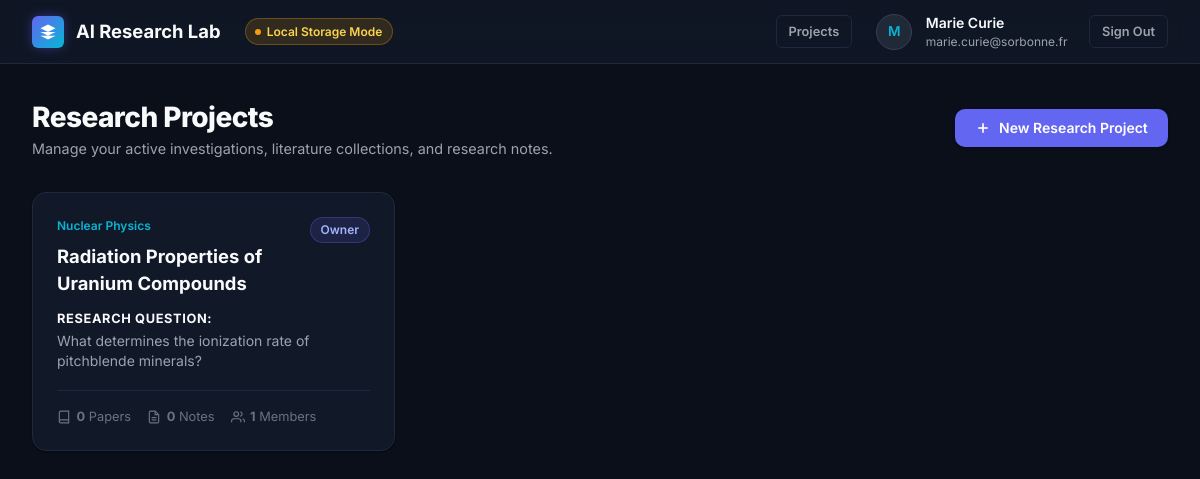
Page /dashboard (signed in) on the committed database.
### tables this page shows
CREATE TABLE project_members (
        id TEXT PRIMARY KEY,
        project_id TEXT NOT NULL,
        user_id TEXT NOT NULL,
        role TEXT NOT NULL CHECK (role IN ('owner', 'researcher', 'viewer')),
        joined_at TEXT NOT NULL,
        UNIQUE(project_id, user_id),
        FOREIGN KEY (project_id) REFERENCES projects(id) ON DELETE CASCADE,
        FOREIGN KEY (user_id) REFERENCES profiles(id) ON DELETE CASCADE
    );

CREATE TABLE projects (
        id TEXT PRIMARY KEY,
        title TEXT NOT NULL,
        research_question TEXT,
        domain TEXT,
        description TEXT,
        created_by TEXT NOT NULL,
        created_at TEXT NOT NULL,
        updated_at TEXT NOT NULL,
        FOREIGN KEY (created_by) REFERENCES profiles(id) ON DELETE CASCADE
    );

### app.py (the view)
@app.route("/dashboard")
@login_required
def dashboard():
    user = session["user"]
    projects = db.get_user_projects(user["id"])
    return render_template("dashboard.html", projects=projects)

### app.py (called while the page is built)
def login_required(f):
    @wraps(f)
    def decorated_function(*args, **kwargs):
        if "user" not in session or not session["user"].get("id"):
            flash("Please sign in to access your research workspace.", "info")
            return redirect(url_for("login", next=request.url))
        return f(*args, **kwargs)
    return decorated_function

@app.context_processor
def inject_global_context():
    return {
        "current_user": session.get("user"),
        "is_supabase_live": db.IS_SUPABASE_CONFIGURED,
        "app_env": os.getenv("APP_ENV", "development")
    }

### templates/dashboard.html (shortened to what this page needs)
{% extends "base.html" %}
{% block content %}
<div style="display: flex; align-items: center; justify-content: space-between; margin-bottom: 2rem;">
  <div>
    <h1 style="font-size: 1.75rem; font-weight: 800; letter-spacing: -0.02em;">Research Projects</h1>
    <p style="color: var(--text-secondary); font-size: 0.9rem;">
      Manage your active investigations, literature collections, and research notes.
    </p>
  </div>
  <button class="btn btn-primary" onclick="openModal('modal-new-project')" id="btn-new-project">
    <svg width="16" height="16" viewBox="0 0 24 24" fill="none" stroke="currentColor" stroke-width="2.5">
      <line x1="12" y1="5" x2="12" y2="19"></line>
      <line x1="5" y1="12" x2="19" y2="12"></line>
    </svg>
    New Research Project
  </button>
</div>
{% if projects %}
  <div class="grid-projects">
    {% for proj in projects %}
      <a href="{{ url_for('project_view', project_id=proj.id) }}" class="card card-hover project-card" id="project-card-{{ proj.id }}">
        <div class="project-card-header">
          <div>
            {% if proj.domain %}
              <div class="project-card-domain">{{ proj.domain }}</div>
            {% endif %}
            <h2 class="project-card-title">{{ proj.title }}</h2>
          </div>
          <span class="badge badge-{{ proj.role }}">{{ proj.role }}</span>
        </div>
        {% if proj.research_question %}
          <div class="project-card-rq">
            <strong style="color: var(--text-primary); font-size: 0.8rem; text-transform: uppercase; letter-spacing: 0.05em; display: block; margin-bottom: 0.2rem;">Research Question:</strong>
            {{ proj.research_question | truncate(110) }}
          </div>
        {% elif proj.description %}
          <div class="project-card-rq">
            {{ proj.description | truncate(110) }}
          </div>
        {% else %}
          <div class="project-card-rq" style="color: var(--text-muted); font-style: italic;">
            No research question set.
          </div>
        {% endif %}
        <div class="project-metrics">
          <div class="metric-item" title="Saved Literature">
            <svg viewBox="0 0 24 24" fill="none" stroke="currentColor" stroke-width="2">
              <path d="M4 19.5A2.5 2.5 0 0 1 6.5 17H20"/>
              <path d="M6.5 2H20v20H6.5A2.5 2.5 0 0 1 4 19.5v-15A2.5 2.5 0 0 1 6.5 2z"/>
            </svg>
            <span><strong>{{ proj.papers_count }}</strong> Papers</span>
          </div>
          <div class="metric-item" title="Research Notes">
            <svg viewBox="0 0 24 24" fill="none" stroke="currentColor" stroke-width="2">
              <path d="M14 2H6a2 2 0 0 0-2 2v16a2 2 0 0 0 2 2h12a2 2 0 0 0 2-2V8z"/>
              <polyline points="14 2 14 8 20 8"/>
              <line x1="16" y1="13" x2="8" y2="13"/>
              <line x1="16" y1="17" x2="8" y2="17"/>
            </svg>
            <span><strong>{{ proj.notes_count }}</strong> Notes</span>
          </div>
          <div class="metric-item" title="Collaborators">
            <svg viewBox="0 0 24 24" fill="none" stroke="currentColor" stroke-width="2">
              <path d="M17 21v-2a4 4 0 0 0-4-4H5a4 4 0 0 0-4 4v2"/>
              <circle cx="9" cy="7" r="4"/>
              <path d="M23 21v-2a4 4 0 0 0-3-3.87"/>
              <path d="M16 3.13a4 4 0 0 1 0 7.75"/>
            </svg>
            <span><strong>{{ proj.members_count }}</strong> Members</span>
          </div>
        </div>
      </a>
    {% endfor %}
  </div>
{% endif %}
{% endblock %}

### static/css/style.css (style rules this page uses)
:root { --bg-main: #0B0F19; --bg-surface: #111827; --bg-surface-elevated: #1F2937; --bg-surface-hover: #283548; --border-subtle: #1F293D; --border-strong: #374151; --border-focus: #6366F1; --text-primary: #F9FAFB; --text-secondary: #9CA3AF; --text-muted: #6B7280; --accent-primary: #6366F1; --accent-primary-hover: #4F46E5; --accent-cyan: #06B6D4; --accent-emerald: #10B981; --accent-amber: #F59E0B; --accent-rose: #EF4444; --radius-sm: 6px; --radius-md: 10px; --radius-lg: 14px; --radius-full: 9999px; --shadow-sm: 0 1px 2px 0 rgba(0, 0, 0, 0.4); --shadow-md: 0 4px 12px -2px rgba(0, 0, 0, 0.5), 0 2px 6px -2px rgba(0, 0, 0, 0.4); --shadow-lg: 0 10px 25px -5px rgba(0, 0, 0, 0.6), 0 8px 10px -6px rgba(0, 0, 0, 0.5); --shadow-glow: 0 0 20px rgba(99, 102, 241, 0.25); --font-sans: 'Inter', -apple-system, BlinkMacSystemFont, "Segoe UI", Roboto, sans-serif; --font-mono: 'JetBrains Mono', 'Fira Code', Menlo, monospace; }
* { box-sizing: border-box; margin: 0; padding: 0; }
body { font-family: var(--font-sans); background-color: var(--bg-main); color: var(--text-primary); line-height: 1.5; min-height: 100vh; display: flex; flex-direction: column; -webkit-font-smoothing: antialiased; }
.badge { display: inline-flex; align-items: center; gap: 0.35rem; padding: 0.2rem 0.6rem; font-size: 0.75rem; font-weight: 600; border-radius: var(--radius-full); text-transform: capitalize; }
.badge-owner { background-color: rgba(99, 102, 241, 0.15); color: #A5B4FC; border: 1px solid rgba(99, 102, 241, 0.3); }
.btn { display: inline-flex; align-items: center; justify-content: center; gap: 0.5rem; padding: 0.6rem 1.2rem; font-size: 0.875rem; font-weight: 600; font-family: inherit; border-radius: var(--radius-md); border: 1px solid transparent; cursor: pointer; transition: all 0.18s ease; text-decoration: none; }
.btn-primary { background-color: var(--accent-primary); color: #FFFFFF; box-shadow: 0 1px 3px rgba(0,0,0,0.3); }
.card { background-color: var(--bg-surface); border: 1px solid var(--border-subtle); border-radius: var(--radius-lg); padding: 1.5rem; box-shadow: var(--shadow-sm); transition: all 0.2s ease; }
.grid-projects { display: grid; grid-template-columns: repeat(auto-fill, minmax(340px, 1fr)); gap: 1.5rem; margin-top: 1.5rem; }
.project-card { display: flex; flex-direction: column; height: 100%; text-decoration: none; color: inherit; }
.project-card-header { display: flex; align-items: flex-start; justify-content: space-between; margin-bottom: 0.75rem; gap: 1rem; }
.project-card-title { font-size: 1.15rem; font-weight: 700; color: var(--text-primary); }
.project-card-domain { font-size: 0.75rem; color: var(--accent-cyan); font-weight: 600; margin-bottom: 0.5rem; }
.project-card-rq { font-size: 0.875rem; color: var(--text-secondary); margin-bottom: 1.25rem; line-height: 1.4; flex: 1; }
.project-metrics { display: flex; align-items: center; gap: 1rem; padding-top: 1rem; border-top: 1px solid var(--border-subtle); font-size: 0.8rem; color: var(--text-muted); }
.metric-item { display: flex; align-items: center; gap: 0.35rem; }
.metric-item svg { width: 14px; height: 14px; }

### rows in the picture
project_members: domain "Nuclear Physics", title "Radiation Properties of Uranium Compounds", role "Owner", research_question "What determines the ionization rate of pitchblende minerals?", papers_count "0", notes_count "0", members_count "1"

### other values in the picture
{{ current_user.full_name[0] | upper if current_user.full_name else 'U' }} "M"
{{ current_user.full_name }} "Marie Curie"
{{ current_user.email }} "marie.curie@sorbonne.fr"
